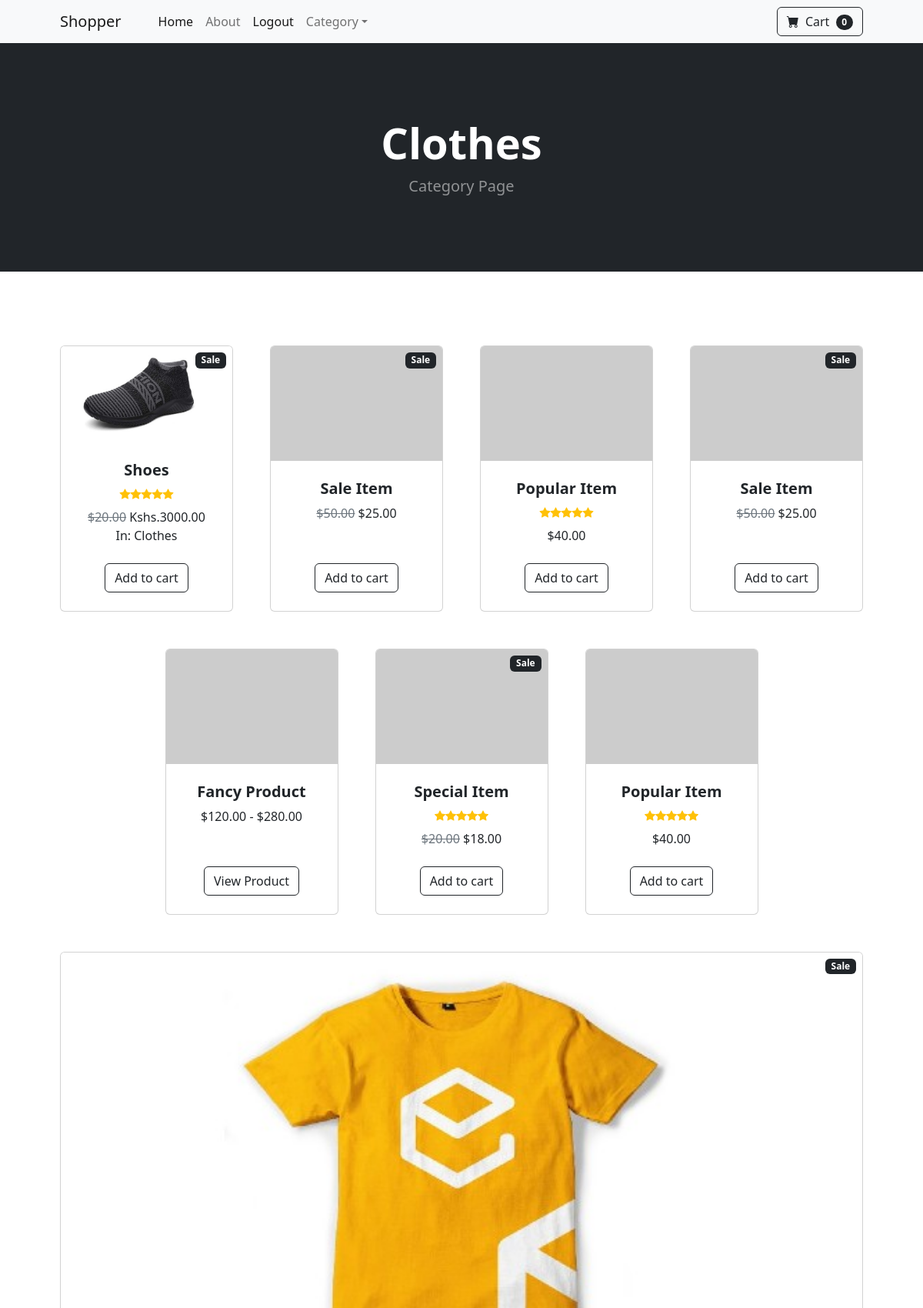
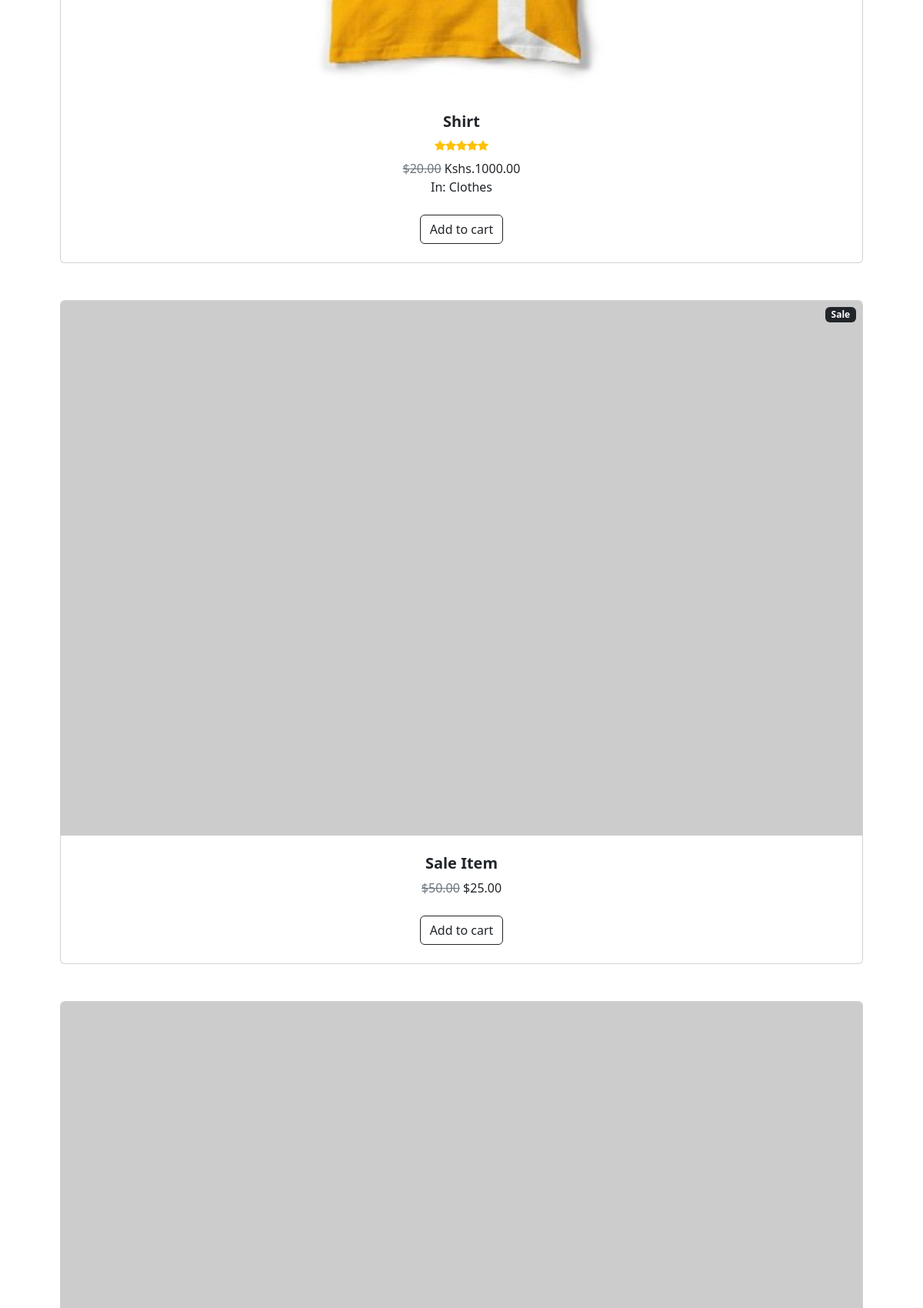
The page /category/Clothes (signed in, upper part) on the database its author committed (2 pictures, top to bottom).
### shop/models.py (models this page shows, shortened)
class Category(models.Model):
    name = models.CharField(max_length=50)
    def __str__(self):
        return self.name
    class Meta:
        verbose_name_plural = 'Categories'

class Product(models.Model):
    name=models.CharField(max_length=50)
    price=models.DecimalField(default=0,max_digits=6, decimal_places=2)
    category=models.ForeignKey(Category,on_delete=models.CASCADE,default=1)
    description=models.CharField(max_length=500,default="",blank=True,null=True)
    image=models.ImageField(upload_to="uploads/product/")
    is_sale=models.BooleanField(default=False)
    sale_price=models.DecimalField(default=0,max_digits=6, decimal_places=2)

### shop/views.py (the view)
# urls.py: path('category/<str:foo>', views.category, name='category'),
def category(request,foo):
    foo = foo.replace('_',' ')
    try:
        category = Category.objects.get(name=foo)
        products = Product.objects.filter(category=category)
        return render(request,'category.html',{'products':products, 'category':category})
    except:
        messages.success(request,'That Category does not exist')
        return redirect('home')

### cart/cart.py (called while the page is built)
    def __len__ (self):
        return len(self.cart)

### cart/context_processors.py (called while the page is built)
def cart(request):
    return {'cart': Cart(request)}

### shop/templates/category.html (shortened to what this page needs)
{% extends 'base.html' %}
{% block content %}
        <header class="bg-dark py-5">
            <div class="container px-4 px-lg-5 my-5">
                <div class="text-center text-white">
                    <h1 class="display-4 fw-bolder">{{ category }}</h1>
                    <p class="lead fw-normal text-white-50 mb-0">
                        Category Page
                    </p>
                </div>
            </div>
        </header>
        <section class="py-5">
            <div class="container px-4 px-lg-5 mt-5">
                <div class="row gx-4 gx-lg-5 row-cols-2 row-cols-md-3 row-cols-xl-4 justify-content-center">
                    {% for product in products %}
                        {% if product.is_sale %}
                        <div class="col mb-5">
                        <div class="card h-100">
                            <img class="card-img-top" src="{{ product.image.url }}" alt="..." />
                            <div class="card-body p-4">
                                <div class="text-center">
                                    <h5 class="fw-bolder">{{ product.name }}</h5>
                                    <div class="d-flex justify-content-center small text-warning mb-2">
                                        <div class="bi-star-fill"></div>
                                        &nbsp;&nbsp;Sale!&nbsp;&nbsp;
                                        <div class="bi-star-fill"></div>
                                    </div>
                                    <strike>
                                        Kshs.{{ product.price }}
                                    </strike>
                                    Kshs.{{ product.sale_price }}
                                    <br/>
                                    In:
                                    {{ product.category }}
                                </div>
                            </div>
                            <div class="card-footer p-4 pt-0 border-top-0 bg-transparent">
                                <div class="text-center"><a class="btn btn-outline-dark mt-auto" href="{% url 'product' product.id %}">View Product</a></div>
                            </div>
                        </div>
                    </div>
                        {% else %}
                    <div class="col mb-5">
                        <div class="card h-100">
                            <div class="badge bg-dark text-white position-absolute" style="top: 0.5rem; right: 0.5rem">Sale</div>
                            <img class="card-img-top" src="{{ product.image.url }}" alt="..." />
                            <div class="card-body p-4">
                                <div class="text-center">
                                    <h5 class="fw-bolder">{{ product.name }}</h5>
                                    <div class="d-flex justify-content-center small text-warning mb-2">
                                        <div class="bi-star-fill"></div>
                                        <div class="bi-star-fill"></div>
                                        <div class="bi-star-fill"></div>
                                        <div class="bi-star-fill"></div>
                                        <div class="bi-star-fill"></div>
                                    </div>
                                    <span class="text-muted text-decoration-line-through">$20.00</span>
                                    Kshs.{{ product.price }}
                                    <br/>
                                    In:
                                    {{ product.category }}
                                </div>
                            </div>
                            <div class="card-footer p-4 pt-0 border-top-0 bg-transparent">
                                <div class="text-center"><a class="btn btn-outline-dark mt-auto" href="#">Add to cart</a></div>
                            </div>
                        </div>
                    </div>
                    <div class="col mb-5">
                        <div class="card h-100">
                            <div class="badge bg-dark text-white position-absolute" style="top: 0.5rem; right: 0.5rem">Sale</div>
                            <img class="card-img-top" src="https://dummyimage.com/450x300/dee2e6/6c757d.jpg" alt="..." />
                            <div class="card-body p-4">
                                <div class="text-center">
                                    <h5 class="fw-bolder">Sale Item</h5>
                                    <span class="text-muted text-decoration-line-through">$50.00</span>
                                    $25.00
                                </div>
                            </div>
                            <div class="card-footer p-4 pt-0 border-top-0 bg-transparent">
                                <div class="text-center"><a class="btn btn-outline-dark mt-auto" href="#">Add to cart</a></div>
                            </div>
                        </div>
                    </div>
                    <div class="col mb-5">
                        <div class="card h-100">
                            <img class="card-img-top" src="https://dummyimage.com/450x300/dee2e6/6c757d.jpg" alt="..." />
                            <div class="card-body p-4">
                                <div class="text-center">
                                    <h5 class="fw-bolder">Popular Item</h5>
                                    <div class="d-flex justify-content-center small text-warning mb-2">
                                        <div class="bi-star-fill"></div>
                                        <div class="bi-star-fill"></div>
                                        <div class="bi-star-fill"></div>
                                        <div class="bi-star-fill"></div>
                                        <div class="bi-star-fill"></div>
                                    </div>
                                    $40.00
                                </div>
                            </div>
                            <div class="card-footer p-4 pt-0 border-top-0 bg-transparent">
                                <div class="text-center"><a class="btn btn-outline-dark mt-auto" href="#">Add to cart</a></div>
                            </div>
                        </div>
                    </div>
                    <div class="col mb-5">
                        <div class="card h-100">
                            <div class="badge bg-dark text-white position-absolute" style="top: 0.5rem; right: 0.5rem">Sale</div>
                            <img class="card-img-top" src="https://dummyimage.com/450x300/dee2e6/6c757d.jpg" alt="..." />
                            <div class="card-body p-4">
                                <div class="text-center">
                                    <h5 class="fw-bolder">Sale Item</h5>
                                    <span class="text-muted text-decoration-line-through">$50.00</span>
                                    $25.00
                                </div>
                            </div>
                            <div class="card-footer p-4 pt-0 border-top-0 bg-transparent">
                                <div class="text-center"><a class="btn btn-outline-dark mt-auto" href="#">Add to cart</a></div>
                            </div>
                        </div>
                    </div>
                    <div class="col mb-5">
                        <div class="card h-100">
                            <img class="card-img-top" src="https://dummyimage.com/450x300/dee2e6/6c757d.jpg" alt="..." />
                            <div class="card-body p-4">
                                <div class="text-center">
                                    <h5 class="fw-bolder">Fancy Product</h5>
                                    $120.00 - $280.00
                                </div>
                            </div>
                            <div class="card-footer p-4 pt-0 border-top-0 bg-transparent">
                                <div class="text-center"><a class="btn btn-outline-dark mt-auto" href="{% url 'product' product.id  %}">View Product</a></div>
                            </div>
                        </div>
                    </div>
                    <div class="col mb-5">
                        <div class="card h-100">
                            <div class="badge bg-dark text-white position-absolute" style="top: 0.5rem; right: 0.5rem">Sale</div>
                            <img class="card-img-top" src="https://dummyimage.com/450x300/dee2e6/6c757d.jpg" alt="..." />
                            <div class="card-body p-4">
                                <div class="text-center">
                                    <h5 class="fw-bolder">Special Item</h5>
                                    <div class="d-flex justify-content-center small text-warning mb-2">
                                        <div class="bi-star-fill"></div>
                                        <div class="bi-star-fill"></div>
                                        <div class="bi-star-fill"></div>
                                        <div class="bi-star-fill"></div>
                                        <div class="bi-star-fill"></div>
                                    </div>
                                    <span class="text-muted text-decoration-line-through">$20.00</span>
                                    $18.00
                                </div>
                            </div>
                            <div class="card-footer p-4 pt-0 border-top-0 bg-transparent">
                                <div class="text-center"><a class="btn btn-outline-dark mt-auto" href="#">Add to cart</a></div>
                            </div>
                        </div>
                    </div>
                    <div class="col mb-5">
                        <div class="card h-100">
                            <img class="card-img-top" src="https://dummyimage.com/450x300/dee2e6/6c757d.jpg" alt="..." />
                            <div class="card-body p-4">
                                <div class="text-center">
                                    <h5 class="fw-bolder">Popular Item</h5>
                                    <div class="d-flex justify-content-center small text-warning mb-2">
                                        <div class="bi-star-fill"></div>
                                        <div class="bi-star-fill"></div>
                                        <div class="bi-star-fill"></div>
                                        <div class="bi-star-fill"></div>
                                        <div class="bi-star-fill"></div>
                                    </div>
                                    $40.00
                                </div>
                            </div>
                            <div class="card-footer p-4 pt-0 border-top-0 bg-transparent">
                                <div class="text-center"><a class="btn btn-outline-dark mt-auto" href="#">Add to cart</a></div>
                            </div>
                        </div>
                    </div>
                </div>
                    {% endif %}
                {% endfor %}
        </section>
{% endblock %}

### rows shown on the page
Category: name "Clothes"
Product: image (picture), name "Shoes", price "3000.00", category "Clothes", is_sale False (drawn)
Product: image (picture), name "Shirt", price "1000.00", category "Clothes", is_sale False (drawn)

### other values the page prints
{{ cart|length }} "0"
